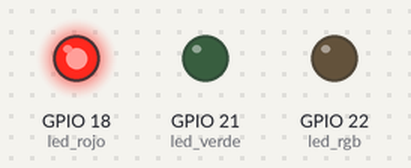
The sketch below on a simulated ESP32. Shown: output pins drawn as LEDs (lit = HIGH).

Above: at 1.0 s.
At 3.0 s:
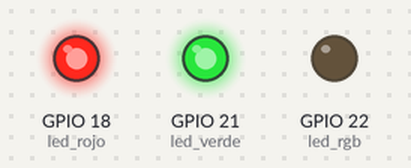
At 5.0 s:
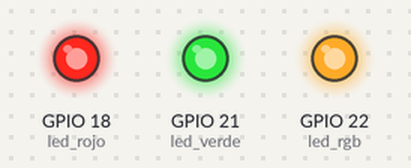
At 7.0 s:
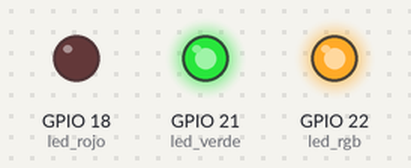
At 9.0 s:
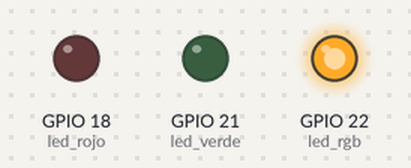
At 11.0 s:
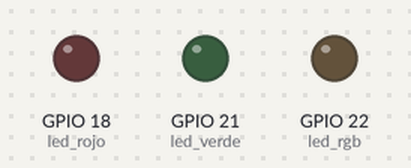
Timing chart, 0 to 15.6 s (numbered marks = the images above):
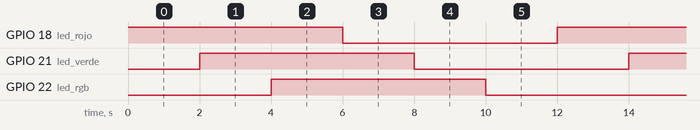

The sketch:

LEDs.ino
```cpp
/*
  LEDs
*/

#define led_rojo 18
#define led_verde 21
#define led_rgb 22

void setup() {
  pinMode(led_rojo,OUTPUT);
  pinMode(led_verde,OUTPUT);
  pinMode(led_rgb,OUTPUT);
}

void loop() {
  digitalWrite(led_rojo,HIGH);
  delay(2000);
  digitalWrite(led_verde,HIGH);
  delay(2000);
  digitalWrite(led_rgb,HIGH);
  delay(2000);

  digitalWrite(led_rojo,LOW);
  delay(2000);
  digitalWrite(led_verde,LOW);
  delay(2000);
  digitalWrite(led_rgb,LOW);
  delay(2000);
}
```

Measured:
- by itself, GPIO 18 (led_rojo), GPIO 21 (led_verde), GPIO 22 (led_rgb): alternates HIGH for 6.0 s and LOW for 6.0 s
- by itself, everything shown: repeats every 12.0 s, in 6 steps
